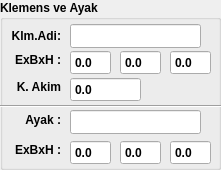
     <widget class="QGroupBox" name="groupBox_16">
      <property name="geometry">
       <rect>
        <x>310</x>
        <y>150</y>
        <width>221</width>
        <height>170</height>
       </rect>
      </property>
      <property name="font">
       <font>
        <weight>75</weight>
        <bold>true</bold>
       </font>
      </property>
      <property name="title">
       <string>Klemens ve Ayak</string>
      </property>
      <widget class="QLabel" name="label_144">
       <property name="geometry">
        <rect>
         <x>20</x>
         <y>110</y>
         <width>41</width>
         <height>20</height>
        </rect>
       </property>
       <property name="font">
        <font>
         <weight>75</weight>
         <bold>true</bold>
        </font>
       </property>
       <property name="text">
        <string>Ayak :</string>
       </property>
       <property name="alignment">
        <set>Qt::AlignRight|Qt::AlignTrailing|Qt::AlignVCenter</set>
       </property>
      </widget>
      <widget class="QLabel" name="label_145">
       <property name="geometry">
        <rect>
         <x>10</x>
         <y>26</y>
         <width>51</width>
         <height>20</height>
        </rect>
       </property>
       <property name="font">
        <font>
         <weight>75</weight>
         <bold>true</bold>
        </font>
       </property>
       <property name="text">
        <string>Klm.Adi:</string>
       </property>
       <property name="alignment">
        <set>Qt::AlignRight|Qt::AlignTrailing|Qt::AlignVCenter</set>
       </property>
      </widget>
      <widget class="QLabel" name="label_klemens_error">
       <property name="geometry">
        <rect>
         <x>200</x>
         <y>26</y>
         <width>20</width>
         <height>20</height>
        </rect>
       </property>
       <property name="text">
        <string/>
       </property>
       <property name="pixmap">
        <pixmap resource="icons.qrc">:/staticfiles/icons/warning.png</pixmap>
       </property>
       <property name="scaledContents">
        <bool>true</bool>
       </property>
      </widget>
      <widget class="QLabel" name="label_ayak_error">
       <property name="geometry">
        <rect>
         <x>200</x>
         <y>110</y>
         <width>20</width>
         <height>20</height>
        </rect>
       </property>
       <property name="text">
        <string/>
       </property>
       <property name="pixmap">
        <pixmap resource="icons.qrc">:/staticfiles/icons/warning.png</pixmap>
       </property>
       <property name="scaledContents">
        <bool>true</bool>
       </property>
      </widget>
      <widget class="QPushButton" name="pushButton_klemens_2">
       <property name="geometry">
        <rect>
         <x>10</x>
         <y>20</y>
         <width>201</width>
         <height>81</height>
        </rect>
       </property>
       <property name="text">
        <string/>
       </property>
       <property name="autoDefault">
        <bool>false</bool>
       </property>
       <property name="flat">
        <bool>true</bool>
       </property>
      </widget>
      <widget class="QLabel" name="label_153">
       <property name="geometry">
        <rect>
         <x>10</x>
         <y>77</y>
         <width>51</width>
         <height>20</height>
        </rect>
       </property>
       <property name="font">
        <font>
         <weight>75</weight>
         <bold>true</bold>
        </font>
       </property>
       <property name="text">
        <string>K. Akim</string>
       </property>
       <property name="alignment">
        <set>Qt::AlignRight|Qt::AlignTrailing|Qt::AlignVCenter</set>
       </property>
      </widget>
      <widget class="QLineEdit" name="lineEdit_klemens_adi">
       <property name="geometry">
        <rect>
         <x>70</x>
         <y>24</y>
         <width>131</width>
         <height>24</height>
        </rect>
       </property>
      </widget>
      <widget class="QLineEdit" name="lineEdit_ayak_adi">
       <property name="geometry">
        <rect>
         <x>70</x>
         <y>110</y>
         <width>131</width>
         <height>24</height>
        </rect>
       </property>
      </widget>
      <widget class="QDoubleSpinBox" name="doubleSpinBox_ayak_b_deg">
       <property name="geometry">
        <rect>
         <x>70</x>
         <y>140</y>
         <width>41</width>
         <height>25</height>
        </rect>
       </property>
       <property name="buttonSymbols">
        <enum>QAbstractSpinBox::NoButtons</enum>
       </property>
       <property name="decimals">
        <number>1</number>
       </property>
       <property name="maximum">
        <double>9999.000000000000000</double>
       </property>
      </widget>
      <widget class="QDoubleSpinBox" name="doubleSpinBox_ayak_c_deg">
       <property name="geometry">
        <rect>
         <x>170</x>
         <y>140</y>
         <width>41</width>
         <height>25</height>
        </rect>
       </property>
       <property name="buttonSymbols">
        <enum>QAbstractSpinBox::NoButtons</enum>
       </property>
       <property name="decimals">
        <number>1</number>
       </property>
       <property name="maximum">
        <double>9999.000000000000000</double>
       </property>
      </widget>
      <widget class="QDoubleSpinBox" name="doubleSpinBox_ayak_a_deg">
       <property name="geometry">
        <rect>
         <x>120</x>
         <y>140</y>
         <width>41</width>
         <height>25</height>
        </rect>
       </property>
       <property name="buttonSymbols">
        <enum>QAbstractSpinBox::NoButtons</enum>
       </property>
       <property name="decimals">
        <number>1</number>
       </property>
       <property name="maximum">
        <double>9999.000000000000000</double>
       </property>
      </widget>
      <widget class="QLabel" name="label_155">
       <property name="geometry">
        <rect>
         <x>10</x>
         <y>140</y>
         <width>51</width>
         <height>20</height>
        </rect>
       </property>
       <property name="font">
        <font>
         <weight>75</weight>
         <bold>true</bold>
        </font>
       </property>
       <property name="text">
        <string>ExBxH :</string>
       </property>
       <property name="alignment">
        <set>Qt::AlignRight|Qt::AlignTrailing|Qt::AlignVCenter</set>
       </property>
      </widget>
      <widget class="QDoubleSpinBox" name="doubleSpinBox_klemens_a_deg">
       <property name="geometry">
        <rect>
         <x>70</x>
         <y>50</y>
         <width>41</width>
         <height>25</height>
        </rect>
       </property>
       <property name="buttonSymbols">
        <enum>QAbstractSpinBox::NoButtons</enum>
       </property>
       <property name="decimals">
        <number>1</number>
       </property>
       <property name="maximum">
        <double>9999.000000000000000</double>
       </property>
      </widget>
      <widget class="QDoubleSpinBox" name="doubleSpinBox_klemens_b_deg">
       <property name="geometry">
        <rect>
         <x>120</x>
         <y>50</y>
         <width>41</width>
         <height>25</height>
        </rect>
       </property>
       <property name="buttonSymbols">
        <enum>QAbstractSpinBox::NoButtons</enum>
       </property>
       <property name="decimals">
        <number>1</number>
       </property>
       <property name="maximum">
        <double>9999.000000000000000</double>
       </property>
      </widget>
      <widget class="QDoubleSpinBox" name="doubleSpinBox_klemens_c_deg">
       <property name="geometry">
        <rect>
         <x>170</x>
         <y>50</y>
         <width>41</width>
         <height>25</height>
        </rect>
       </property>
       <property name="buttonSymbols">
        <enum>QAbstractSpinBox::NoButtons</enum>
       </property>
       <property name="decimals">
        <number>1</number>
       </property>
       <property name="maximum">
        <double>9999.000000000000000</double>
       </property>
      </widget>
      <widget class="QLabel" name="label_156">
       <property name="geometry">
        <rect>
         <x>10</x>
         <y>50</y>
         <width>51</width>
         <height>20</height>
        </rect>
       </property>
       <property name="font">
        <font>
         <weight>75</weight>
         <bold>true</bold>
        </font>
       </property>
       <property name="text">
        <string>ExBxH :</string>
       </property>
       <property name="alignment">
        <set>Qt::AlignRight|Qt::AlignTrailing|Qt::AlignVCenter</set>
       </property>
      </widget>
      <widget class="Line" name="line_9">
       <property name="geometry">
        <rect>
         <x>0</x>
         <y>98</y>
         <width>231</width>
         <height>16</height>
        </rect>
       </property>
       <property name="orientation">
        <enum>Qt::Horizontal</enum>
       </property>
      </widget>
      <widget class="QPushButton" name="pushButton_ayak">
       <property name="geometry">
        <rect>
         <x>10</x>
         <y>110</y>
         <width>211</width>
         <height>51</height>
        </rect>
       </property>
       <property name="text">
        <string/>
       </property>
       <property name="autoDefault">
        <bool>false</bool>
       </property>
       <property name="flat">
        <bool>true</bool>
       </property>
      </widget>
      <widget class="QDoubleSpinBox" name="doubleSpinBox_klemens_akim">
       <property name="geometry">
        <rect>
         <x>70</x>
         <y>77</y>
         <width>71</width>
         <height>25</height>
        </rect>
       </property>
       <property name="buttonSymbols">
        <enum>QAbstractSpinBox::NoButtons</enum>
       </property>
       <property name="decimals">
        <number>1</number>
       </property>
       <property name="maximum">
        <double>9999.000000000000000</double>
       </property>
      </widget>
      <zorder>label_144</zorder>
      <zorder>label_145</zorder>
      <zorder>label_klemens_error</zorder>
      <zorder>label_ayak_error</zorder>
      <zorder>label_153</zorder>
      <zorder>lineEdit_klemens_adi</zorder>
      <zorder>lineEdit_ayak_adi</zorder>
      <zorder>doubleSpinBox_ayak_b_deg</zorder>
      <zorder>doubleSpinBox_ayak_c_deg</zorder>
      <zorder>doubleSpinBox_ayak_a_deg</zorder>
      <zorder>label_155</zorder>
      <zorder>doubleSpinBox_klemens_a_deg</zorder>
      <zorder>doubleSpinBox_klemens_b_deg</zorder>
      <zorder>doubleSpinBox_klemens_c_deg</zorder>
      <zorder>label_156</zorder>
      <zorder>line_9</zorder>
      <zorder>pushButton_klemens_2</zorder>
      <zorder>pushButton_ayak</zorder>
      <zorder>doubleSpinBox_klemens_akim</zorder>
     </widget>
